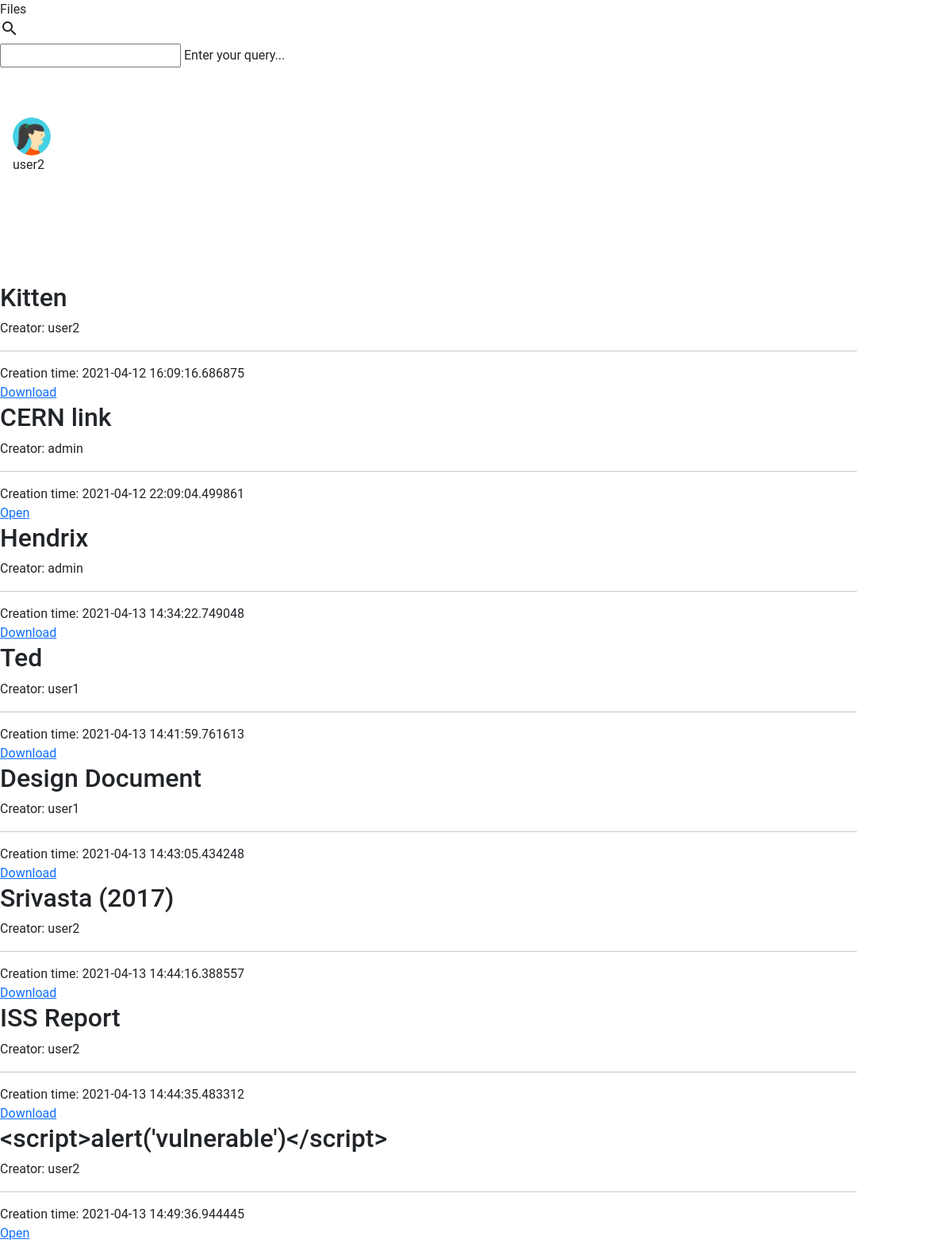
The page /files (signed in) on the database its author committed.
### main.py (models this page shows)
class User(UserMixin, db.Model):
    __tablename__ = 'users'
    id = db.Column(db.String(100, collation='NOCASE'), nullable=False, unique=True, primary_key=True)
    password = db.Column(db.LargeBinary(), nullable=False, server_default='')
    salt = db.Column(db.LargeBinary(), nullable=False, server_default='')
    is_admin = db.Column(db.Boolean(), nullable=False, server_default='0')
    is_staff = db.Column(db.Boolean(), nullable=False, server_default='0')
    active = db.Column('is_active', db.Boolean(), nullable=False, server_default='1')

class Files(db.Model):
    __tablename__ = 'files'
    id = db.Column("file_id", db.Integer, primary_key=True)
    name = db.Column(db.String(100))
    url = db.Column(db.String(200))
    created_date = db.Column(db.DateTime, default=datetime.datetime.utcnow)
    creator_id = db.Column(db.String(100, collation='NOCASE'), nullable=False)
    downloadable = db.Column(db.Boolean(), nullable=False, server_default='0')

### main.py (the view)
@app.route("/files")
@login_required
def files():
    filenames = Files.query.all()
    return render_template("all_files.html", subs = build_subs('Files'), files=filenames)

### main.py (called while the page is built)
def build_subs(page=None):
    if current_user.is_authenticated:
        logged_in = True
        user = current_user.id
        is_admin = current_user.is_admin
        is_staff = current_user.is_staff
    else:
        logged_in = False
        user = ""
        role = None
        is_admin = False
        is_staff = False
    subs = {
        'page': page,
        'user': user,
        'logged_in': logged_in,
        'is_admin': is_admin,
        'is_staff': is_staff,
    }
    return subs

@login_manager.user_loader
def load_user(user_id):
    return User.query.get(user_id)

### templates/all_files.html (shortened to what this page needs)
{% extends "base.html" %}
{% block body %}
{% if files %}
{% for file in files %}
<div class="mdl-cell mdl-cell--12-col mdl-card mdl-shadow--2dp">
    <div class="mdl-card__title">
      <h2 class="mdl-card__title-text">{{ file.name}}</h2>
    </div>
    <div class="mdl-card__supporting-text">
      Creator: {{ file.creator_id }}
      <hr>
      Creation time: {{ file.created_date }}
    </div>
    <div class="mdl-card__actions mdl-card--border">
      {% if not file.downloadable %}
      <a class="mdl-button mdl-button--colored mdl-js-button mdl-js-ripple-effect" href="{{ file.url }}">
        Open
      </a>
      {% endif %}
      {% if file.downloadable %}
      <a class="mdl-button mdl-button--colored mdl-js-button mdl-js-ripple-effect" href="{{ file.url }}" download>
        Download
      </a>
      {% endif %}
    </div>
</div>
{% endfor %}
{% endif %}
{% endblock %}

### templates/base.html (shortened to what this page needs)
<!doctype html>
<html lang="en">
  <head>
    <link href="https://cdn.jsdelivr.net/npm/bootstrap@5.0.0-beta3/dist/css/bootstrap.min.css" rel="stylesheet">
    <link rel="stylesheet" href="https://code.getmdl.io/1.3.0/material.indigo-pink.min.css">
    <link rel="stylesheet" href="{{ url_for('static', filename='css/style.css') }}">
  </head>
  <body>
    <div class="demo-layout mdl-layout mdl-js-layout mdl-layout--fixed-drawer mdl-layout--fixed-header">
      <header class="demo-header mdl-layout__header mdl-color--grey-100 mdl-color-text--grey-600">
        <div class="mdl-layout__header-row">
          <span class="mdl-layout-title">{{ subs.page }}</span>
          <div class="mdl-textfield mdl-js-textfield mdl-textfield--expandable">
            <label class="mdl-button mdl-js-button mdl-button--icon" for="search-string">
              <i class="material-icons">search</i>
            </label>
            <div class="mdl-textfield__expandable-holder">
              <form action="/search" method="POST">
                <input class="mdl-textfield__input" type="text" id="search-string" name="search-string">
                <label class="mdl-textfield__label" for="search-string">Enter your query...</label>
              </form>
            </div>
          </div>
        </div>
      </header>
      <div class="demo-drawer mdl-layout__drawer mdl-color--blue-grey-900 mdl-color-text--blue-grey-50">
        <header class="demo-drawer-header">
          <img src="{{ url_for('static', filename='images/user.jpg') }}" class="demo-avatar">
          <div class="demo-avatar-dropdown">
            <span>{{ subs.user }}</span>
          </div>
        </header>
        <nav class="demo-navigation mdl-navigation mdl-color--blue-grey-800">
          <a class="mdl-navigation__link" href="/"><i class="mdl-color-text--blue-grey-400 material-icons">home</i>Home</a>
          {% if subs.logged_in %}
          <a class="mdl-navigation__link" href="/logout"><i class="mdl-color-text--blue-grey-400 material-icons">logout</i>Logout</a>
          <a class="mdl-navigation__link" href="/files"><i class="mdl-color-text--blue-grey-400 material-icons">cloud_download</i>All Files</a>
          {% if subs.is_admin or subs.is_staff %}
          <a class="mdl-navigation__link" href="/upload"><i class="mdl-color-text--blue-grey-400 material-icons">cloud_upload</i>Upload</a>
          <a class="mdl-navigation__link" href="/my_files"><i class="mdl-color-text--blue-grey-400 material-icons">cloud_circle</i>My Files</a>
          {% endif %}
          {% endif %}
        </nav>
      </div>
      <main class="mdl-layout__content mdl-color--grey-100">
        <div class="mdl-grid" style="width:90%">
            {% block body %}
            {% endblock %}
        </div>
      </main>
  </body>
</html>

### static/css/style.css (style rules this page uses)
html, body { font-family: 'Roboto', 'Helvetica', sans-serif; }
.demo-avatar { width: 48px; height: 48px; border-radius: 24px; }
.demo-drawer { border: none; }
.demo-drawer .demo-navigation { z-index: -2; }
.demo-drawer-header { box-sizing: border-box; display: flex; flex-direction: column; justify-content: flex-end; padding: 16px; height: 151px; }
.demo-avatar-dropdown { display: flex; position: relative; flex-direction: row; align-items: center; width: 100%; }
.demo-navigation { flex-grow: 1; }
.demo-layout .demo-navigation .mdl-navigation__link { display: flex !important; flex-direction: row; align-items: center; color: rgba(255, 255, 255, 0.56); font-weight: 500; }
.demo-navigation .mdl-navigation__link .material-icons { font-size: 24px; color: rgba(255, 255, 255, 0.56); margin-right: 32px; }

### rows shown on the page
User: user "user2"
Files: name "Kitten", creator_id "user2", created_date "2021-04-12 16:09:16.686875"
Files: name "CERN link", creator_id "admin", created_date "2021-04-12 22:09:04.499861"
Files: name "Hendrix", creator_id "admin", created_date "2021-04-13 14:34:22.749048"
Files: name "Ted", creator_id "user1", created_date "2021-04-13 14:41:59.761613"
Files: name "Design Document", creator_id "user1", created_date "2021-04-13 14:43:05.434248"
Files: name "Srivasta (2017)", creator_id "user2", created_date "2021-04-13 14:44:16.388557"
Files: name "ISS Report", creator_id "user2", created_date "2021-04-13 14:44:35.483312"
Files: name "<script>alert('vulnerable')</script>", creator_id "user2", created_date "2021-04-13 14:49:36.944445"

### other values the page prints
{{ subs.page }} "Files"
